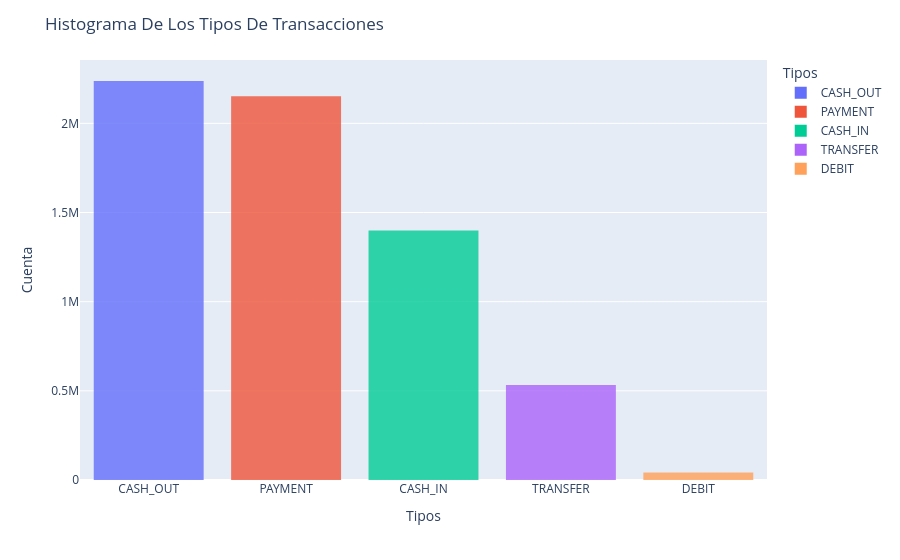

Notebook code cell kept with this figure:
### Code cell
# HISTOGRAMA DE LOS TIPOS DE TRANSACCIONES EN EL DATASET
fig = px.histogram(
    df['type'].value_counts().reset_index(),
    x = 'type',
    y = 'count',
    color = 'type',
    opacity = 0.8,
    

)

fig.update_layout(
    title=dict(text="Histograma De Los Tipos De Transacciones"),
    xaxis=dict(title=dict(text="Tipos")),
    yaxis=dict(title=dict(text="Cuenta")),
    legend=dict(title=dict(text="Tipos")),
)

fig.show()

fig.write_image("../images/tipos_de_transacciones.png")

### Figure 1 — Plotly figure (JSON) as saved in the notebook; plotly's stock layout.template omitted (floating-point values rounded to 4 significant figures)
{"data": [{"bingroup": "x", "histfunc": "sum", "hovertemplate": "type=%{x}<br>sum of count=%{y}<extra></extra>", "legendgroup": "CASH_OUT", "marker": {"color": "#636efa", "opacity": 0.8, "pattern": {"shape": ""}}, "name": "CASH_OUT", "orientation": "v", "showlegend": true, "type": "histogram", "x": ["CASH_OUT"], "xaxis": "x", "y": [2237500], "yaxis": "y"}, {"bingroup": "x", "histfunc": "sum", "hovertemplate": "type=%{x}<br>sum of count=%{y}<extra></extra>", "legendgroup": "PAYMENT", "marker": {"color": "#EF553B", "opacity": 0.8, "pattern": {"shape": ""}}, "name": "PAYMENT", "orientation": "v", "showlegend": true, "type": "histogram", "x": ["PAYMENT"], "xaxis": "x", "y": [2151495], "yaxis": "y"}, {"bingroup": "x", "histfunc": "sum", "hovertemplate": "type=%{x}<br>sum of count=%{y}<extra></extra>", "legendgroup": "CASH_IN", "marker": {"color": "#00cc96", "opacity": 0.8, "pattern": {"shape": ""}}, "name": "CASH_IN", "orientation": "v", "showlegend": true, "type": "histogram", "x": ["CASH_IN"], "xaxis": "x", "y": [1399284], "yaxis": "y"}, {"bingroup": "x", "histfunc": "sum", "hovertemplate": "type=%{x}<br>sum of count=%{y}<extra></extra>", "legendgroup": "TRANSFER", "marker": {"color": "#ab63fa", "opacity": 0.8, "pattern": {"shape": ""}}, "name": "TRANSFER", "orientation": "v", "showlegend": true, "type": "histogram", "x": ["TRANSFER"], "xaxis": "x", "y": [532909], "yaxis": "y"}, {"bingroup": "x", "histfunc": "sum", "hovertemplate": "type=%{x}<br>sum of count=%{y}<extra></extra>", "legendgroup": "DEBIT", "marker": {"color": "#FFA15A", "opacity": 0.8, "pattern": {"shape": ""}}, "name": "DEBIT", "orientation": "v", "showlegend": true, "type": "histogram", "x": ["DEBIT"], "xaxis": "x", "y": [41432], "yaxis": "y"}], "layout": {"barmode": "relative", "legend": {"title": {"text": "Tipos"}, "tracegroupgap": 0}, "margin": {"t": 60}, "title": {"text": "Histograma De Los Tipos De Transacciones"}, "xaxis": {"anchor": "y", "categoryarray": ["CASH_OUT", "PAYMENT", "CASH_IN", "TRANSFER", "DEBIT"], "categoryorder": "array", "domain": [0, 1], "title": {"text": "Tipos"}}, "yaxis": {"anchor": "x", "domain": [0, 1], "title": {"text": "Cuenta"}}}}
